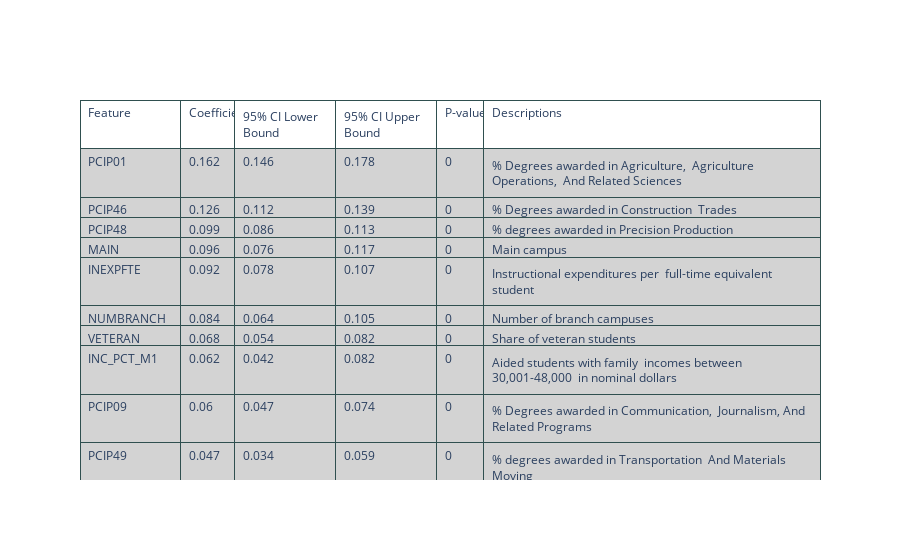

Write notebook code for a chart like this one.
### Code cell
# Statistical Inference

# Linear Regression # 2

# Towards creating summary tables and figures based on regression # 2 

# Create table using plotly containing a scroll bar displaying features and their parameter estimates
# Using a scrollbar makes viewing a long table easier in a Jupyter notebook
# This table will only appear in Jupyter notebook form given its format

fig = go.Figure(data=[go.Table(columnwidth = [15,8,15,15,7,50],
    header=dict(values=[['Feature'],['Coefficients'],['95% CI Lower Bound'],['95% CI Upper Bound'],['P-value'],['Descriptions']],
               fill_color='white',
               line_color='darkslategray',
                align='left'),
    cells=dict(values=[reg2_coefs.index, round((reg2_coefs['Coefficients']),3),round((reg2_coefs['95% CI Lower Bound']),3),round((reg2_coefs['95% CI Upper Bound']),3),
                       round((reg2_coefs['P-value']),3),reg2_coefs['Descriptions']],
               fill_color='lightgray',
               line_color='darkslategray',
               align='left'))])
fig.show()

# Reference: https://plot.ly/python/table/#changing-row-and-column-size

### Figure 1 — Plotly figure (JSON) as saved in the notebook; plotly's stock layout.template omitted (floating-point values rounded to 4 significant figures; data arrays with more than 128 entries replaced by an {"elided": "..."} marker saying what was removed)
{"data": [{"cells": {"align": "left", "fill": {"color": "lightgray"}, "line": {"color": "darkslategray"}, "values": {"elided": "6x51 mixed values"}}, "columnwidth": [15, 8, 15, 15, 7, 50], "header": {"align": "left", "fill": {"color": "white"}, "line": {"color": "darkslategray"}, "values": [["Feature"], ["Coefficients"], ["95% CI Lower Bound"], ["95% CI Upper Bound"], ["P-value"], ["Descriptions"]]}, "type": "table"}], "layout": {"autosize": true}}
